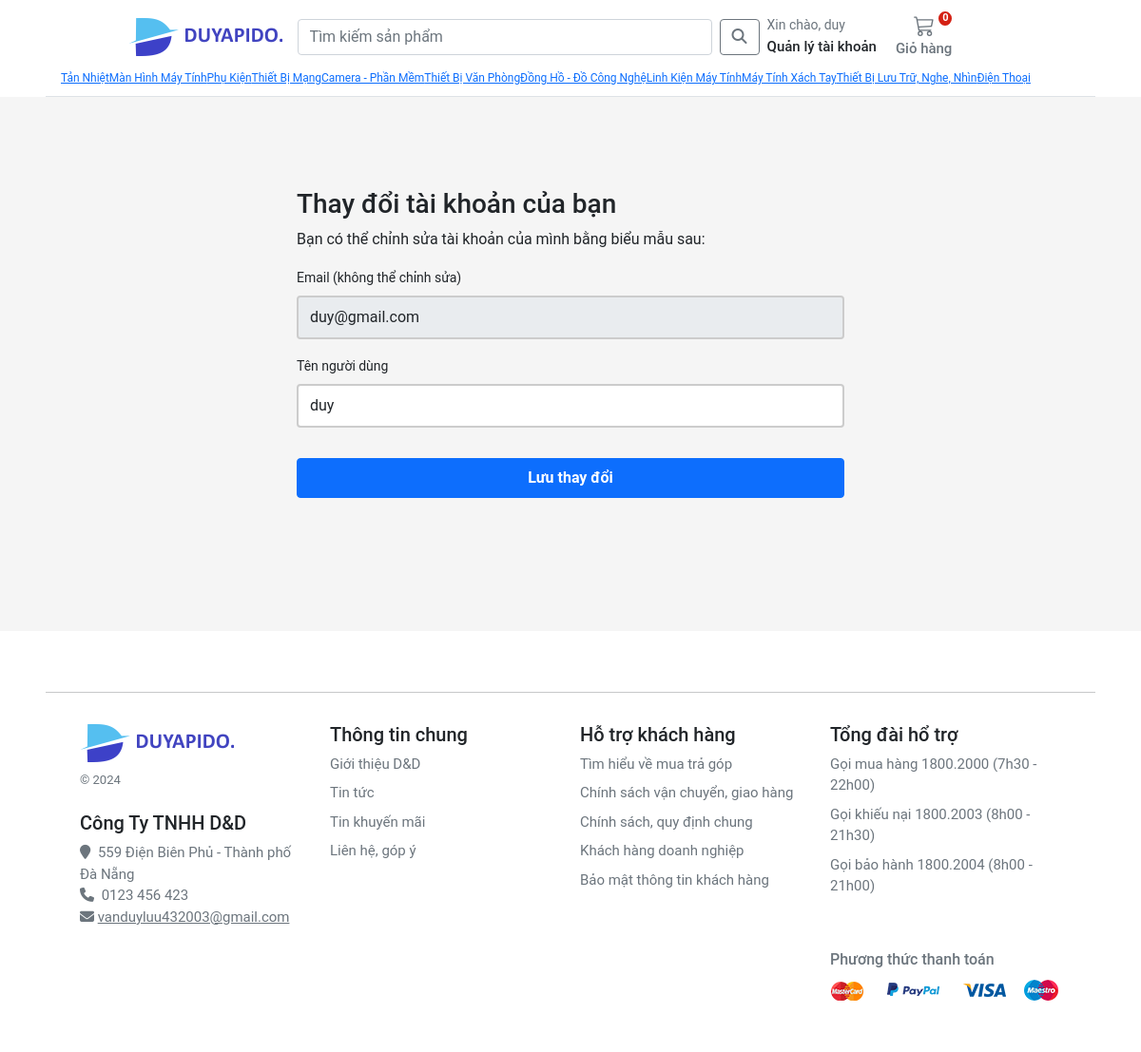
/account/profile/edit/ (signed in), run on the app's committed database.
### account/models.py (models this page shows, shortened)
class Customer(AbstractBaseUser, PermissionsMixin):
    email = models.EmailField(_('email address'), unique=True)
    name = models.CharField(max_length=150)
    mobile = models.CharField(max_length=20, blank=True)
    is_active = models.BooleanField(default=False)
    is_staff = models.BooleanField(default=False)
    created = models.DateTimeField(auto_now_add=True)
    updated = models.DateTimeField(auto_now=True)
    objects = CustomAccountManager()
    USERNAME_FIELD = 'email'
    REQUIRED_FIELDS = ['name']
    class Meta:
        verbose_name = "Accounts"
        verbose_name_plural = "Accounts"

### store/models.py (models this page shows, shortened)
class Category(MPTTModel):
    name = models.CharField(
        verbose_name=_("Tên danh mục:"),
        help_text=_("Bắt buộc và duy nhất"),
        max_length=255,
        unique=True,
    )
    slug = models.SlugField(verbose_name=_("Slug"), max_length=255, unique=True)
    parent = TreeForeignKey("self", verbose_name=_("Danh mục cha"), on_delete=models.CASCADE, null=True, blank=True, related_name="children")
    is_active = models.BooleanField(verbose_name=_("Trạng thái hoạt động"), default=True)
    class MPTTMeta:
        order_insertion_by = ["name"]
    class Meta:
        verbose_name = _("Category")
        verbose_name_plural = _("Categories")
    def get_absolute_url(self):
        return reverse("store:category_list", args=[self.slug])

### account/views.py (the view)
# urls.py: path("profile/edit/", views.edit_details, name="edit_details"),
@login_required
def edit_details(request):
    if request.method == "POST":
        user_form = UserEditForm(instance=request.user, data=request.POST)
        if user_form.is_valid():
            user_form.save()
    else:
        user_form = UserEditForm(instance=request.user)
    return render(request, "account/dashboard/edit_details.html", {"user_form": user_form})

### account/forms.py
class UserEditForm(forms.ModelForm):
    email = forms.EmailField(
        label='Email (không thể chỉnh sửa)', max_length=200,
        widget=forms.TextInput(
            attrs={'class': 'form-control mb-3', 'placeholder': 'email', 'id': 'form-email', 'readonly': 'readonly'}
        )
    )
    name = forms.CharField(
        label='Tên người dùng', min_length=4, max_length=50,
        widget=forms.TextInput(
            attrs={'class': 'form-control mb-3', 'placeholder': 'Name', 'id': 'form-firstname'}
        )
    )
    class Meta:
        model = Customer
        fields = ('email', 'name',)
    def __init__(self, *args, **kwargs):
        super().__init__(*args, **kwargs)
        self.fields['name'].required = True
        self.fields['email'].required = True

### basket/basket.py (called while the page is built)
    def __len__(self):
        return sum(item["qty"] for item in self.basket.values())

### basket/context_processors.py (called while the page is built)
def basket(request):
    return {'basket': Basket(request)}

### store/context_processors.py (called while the page is built)
def categories(request):
    return {"categories": Category.objects.filter(level=0)}

### templates/account/dashboard/edit_details.html (shortened to what this page needs)
{% extends "../sub_base.html" %}
{% block sub_content %}
<div class="col-6 mx-auto mt-3">
    <form class="account-form" method="post" enctype="multipart/form-data">
        {% if user_form.is_valid and profile_form.is_valid %}
        <div class="alert alert-primary" role="alert">
            Thông tin chi tiết được cập nhật thành công!
        </div>
        <p class="small text-center pt-0">
            <a href="{% url 'account:dashboard' %}">Quay lại trang quản lý tài khoản</a>
        </p>
        {%else%}
        <h3>Thay đổi tài khoản của bạn</h3>
        <p>Bạn có thể chỉnh sửa tài khoản của mình bằng biểu mẫu sau:</p>
        {% endif %}
        <label class="small font-weight-bold mb-2">{{ user_form.email.label}}</label>
        {{ user_form.email }}
        <label class="small font-weight-bold mb-2">{{ user_form.name.label}}</label>
        {{ user_form.name }}
        <button class="btn btn-primary btn-block py-2 mb-4 mt-3 fw-bold w-100" type="submit" value="Save changes">
            Lưu thay đổi
        </button>
    </form>
</div>
{% endblock %}

### templates/base.html (shortened to what this page needs)
<!DOCTYPE html>
{% load static %}
<html xmlns:store="http://www.w3.org/1999/xhtml" xmlns:account="http://www.w3.org/1999/xhtml"
    xmlns:basket="http://www.w3.org/1999/xhtml">
<head>
    <link rel="stylesheet" href="https://cdnjs.cloudflare.com/ajax/libs/OwlCarousel2/2.3.4/assets/owl.carousel.min.css">
    <link rel="stylesheet"
        href="https://cdnjs.cloudflare.com/ajax/libs/OwlCarousel2/2.3.4/assets/owl.theme.default.min.css">
    <link rel="stylesheet" href="https://cdnjs.cloudflare.com/ajax/libs/fancybox/3.5.7/jquery.fancybox.min.css" />
    <link href="https://cdn.jsdelivr.net/npm/bootstrap@5.0.0-beta1/dist/css/bootstrap.min.css" rel="stylesheet"
>
    <link rel="stylesheet" href="https://cdnjs.cloudflare.com/ajax/libs/font-awesome/4.7.0/css/font-awesome.min.css">
    <link rel="stylesheet" href="https://cdnjs.cloudflare.com/ajax/libs/font-awesome/6.4.0/css/all.min.css">
    <link rel="stylesheet" href="{% static 'css/base.css' %}">
    <link rel="stylesheet" href="{% block stylesheet %}{% endblock %}">
    <link rel="stylesheet" href="https://cdnjs.cloudflare.com/ajax/libs/OwlCarousel2/2.3.4/assets/owl.carousel.min.css">
    <link rel="stylesheet"
        href="https://cdnjs.cloudflare.com/ajax/libs/OwlCarousel2/2.3.4/assets/owl.theme.default.min.css">
</head>
<body>
    <header class=" bg-white  px-5">
        <nav class="navbar navbar-expand-md navbar-light  border-bottom px-3">
            <div class="d-block">
                <div class="container-fluid px-md-4">
                    <div class="d-flex w-100 navbar-collapse " style="justify-content: center;">
                        <a class="navbar-brand d-flex-inline" href="/">
                            <img src="/media/images/brand.png" class="navbar-brand-img" alt="...">
                        </a>
                        <form class="d-flex col-6" action="{% url 'store:search' %}">
                            <input class="form-control me-2" type="search" placeholder="Tìm kiếm sản phẩm"
                                aria-label="Search" name="q">
                            <button class="btn btn-outline-secondary" type="submit"><i
                                    class="fa-solid fa-magnifying-glass"></i>
                            </button>
                        </form>
                        <div>
                            <div class="collapse navbar-collapse" id="navbarSupportedContent2">
                                <ul class="navbar-nav me-auto mb-2 mb-lg-0">
                                    <li class="nav-item dropdown">
                                        <a class="nav-link dropdown-toggle text-reset" href="#" id="navbarDropdown"
                                            role="button" data-bs-toggle="dropdown" aria-expanded="false">
                                            <div class="small text-muted">Xin chào,
                                                {% if user.is_authenticated %}
                                                {{ request.user.name }}
                                                {% else %}
                                                Login
                                                {% endif %}
                                            </div>
                                            <span class="fs15 fw500">Quản lý tài khoản</span>
                                        </a>
                                    </li>
                                </ul>
                            </div>
                        </div>
                        <a type="button" role="button" href="{% url 'basket:basket_summary' %}"
                            class="btn btn-outline-secondary border-0 basket-btn">
                            {% with quantity_basket=basket|length %}
                            <div id="basket-qty" class="basket-qty">
                                {% if quantity_basket > 0 %}
                                {{ quantity_basket }}
                                {% else %}
                                0
                                {% endif %}
                            </div>
                            {% endwith %}
                            <div>
                            </div>
                            <span class="fs15 fw500 text-nowrap">Giỏ hàng</span>
                        </a>
                    </div>
                </div>
                <div class="d-flex text-center">
                    {% for c in categories %}
                    <div class="">
                        <a class="" href="{{c.get_absolute_url }}" style="font-size: 1vw;">
                            {{ c.name|title }}
                        </a>
                    </div>
                    {% endfor %}
                </div>
            </div>
        </nav>
    </header>
    <main class="pb-3">
        {% block content %} {% endblock %}
    </main>
    <footer class="container-fluid bg-white py-5 footer px-5" style="margin-top: 100px">
        <hr>
        <div class="row pt-3 mx-4 fs15">
            <div class="col-12 col-md mb-3">
                <img src="/media/images/brand.png" class="navbar-brand-img" alt="...">
                <small class="d-block mb-4 text-muted mt-2">&copy; 2024</small>
                <h5>Công Ty TNHH D&D</h5>
                <i class="fa fa-map-marker text-grey" aria-hidden="true"> </i>
                <span class="text-grey bf-space">559 Điện Biên Phủ - Thành phố Đà Nẵng</span>
                <br />
                <i class="fa fa-phone text-grey " aria-hidden="true"> </i>
                <span class="text-grey bf-space">0123 456 423</span>
                <i class="fa fa-envelope text-grey " aria-hidden="true"></i>
                <a class="text-grey" href="mailto:vanduyluu432003@gmail.com">vanduyluu432003@gmail.com</a>
            </div>
            <div class="col-12 col-md fs15">
                <h5>Thông tin chung</h5>
                <ul class="list-unstyled">
                    <li><a class="link-secondary text-decoration-none" href="#">Giới thiệu D&D</a></li>
                    <li><a class="link-secondary text-decoration-none" href="#">Tin tức</a></li>
                    <li><a class="link-secondary text-decoration-none" href="#">Tin khuyến mãi</a></li>
                    <li><a class="link-secondary text-decoration-none" href="#">Liên hệ, góp ý</a></li>
                </ul>
            </div>
            <div class="col-12 col-md fs15">
                <h5>Hỗ trợ khách hàng</h5>
                <ul class="list-unstyled">
                    <li><a class="link-secondary text-decoration-none" href="#">Tìm hiểu về mua trả góp</a></li>
                    <li><a class="link-secondary text-decoration-none" href="#">Chính sách vận chuyển, giao hàng</a>
                    </li>
                    <li><a class="link-secondary text-decoration-none" href="#">Chính sách, quy định chung</a></li>
                    <li><a class="link-secondary text-decoration-none" href="#">Khách hàng doanh nghiệp</a></li>
                    <li><a class="link-secondary text-decoration-none" href="#">Bảo mật thông tin khách hàng</a></li>
                </ul>
            </div>
            <div class="col-12 col-md fs15">
                <h5>Tổng đài hổ trợ</h5>
                <ul class="list-unstyled">
                    <li><a class="link-secondary text-decoration-none" href="#">Gọi mua hàng 1800.2000 (7h30 -
                            22h00)</a>
                    </li>
                    <li><a class="link-secondary text-decoration-none" href="#">Gọi khiếu nại 1800.2003 (8h00 -
                            21h30)</a>
                    </li>
                    <li><a class="link-secondary text-decoration-none" href="#">Gọi bảo hành 1800.2004 (8h00 -
                            21h00)</a>
                    </li>
                </ul>
                <h3 class="company-info text-grey mt-5">Phương thức thanh toán</h3>
                <a class="icons icon-payment current" href=""></a>
            </div>
        </div>
    </footer>
</body>
</html>

### static/css/base.css (style rules this page uses)
.dropdown-toggle::after { display: none; }
body { background: #f5f5f5 !important; }
html, body, p, div { letter-spacing: -0.02px; font-family: 'Roboto', sans-serif; }
.fs15 { font-size: 0.9375rem; }
.fw500 { font-weight: 500; }
.basket-qty { color: #fff; background: #d42114; border: 2px solid #fff; border-radius: 50%; text-align: center; font-size: 11px; height: 15px; width: 14px; position: absolute; box-sizing: content-box; font-weight: 600; display: flex; justify-content: center; align-items: center; top: 1px; right: 10px; }
.basket-btn { position: relative; }
.company-info { font-size: 16px; margin-top: 20px; }
.icons.icon-payment { width: 243px; height: 32px; background-position: -31px -58px; }
.icons { display: inline-block; background-image: url(../../media/images/sprite.png); background-repeat: no-repeat; vertical-align: middle; }
.bf-space { margin-left: 4px; }
.text-grey { color: #6c757d !important; }
.footer > div > div > ul > li { padding-bottom:8px; }

### static/css/account.css (style rules this page uses)
.account-form input { border: 2px solid #ccc; height: calc(2em + .75rem + 2px); }

### data on the page
Customer: user.name "duy", email "duy@gmail.com", name "duy"
Category: name "Tản Nhiệt"
Category: name "Màn Hình Máy Tính"
Category: name "Phụ Kiện"
Category: name "Thiết Bị Mạng"
Category: name "Camera - Phần Mềm"
Category: name "Thiết Bị Văn Phòng"
Category: name "Đồng Hồ - Đồ Công Nghệ"
Category: name "Linh Kiện Máy Tính"
Category: name "Máy Tính Xách Tay"
Category: name "Thiết Bị Lưu Trữ, Nghe, Nhìn"
Category: name "Điện Thoại"

### other printed values
{{ user_form.email.label }} "Email (không thể chỉnh sửa)"
{{ user_form.name.label }} "Tên người dùng"
